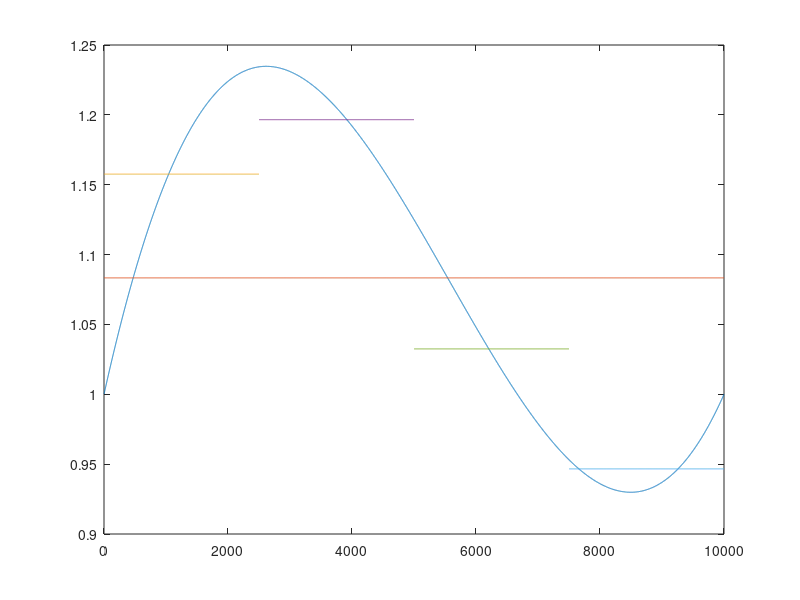

Here is the MATLAB script that generated this plot:
function plotTest
%PLOTTEST Summary of this function goes here
%   Detailed explanation goes here
close all

size = 10000;
i = 1:size;
i = i/size;
curve = 1+2*i+(-5)*i.^2+(3)*i.^3;
curve_sum = ones(1,size)*mean(curve);

plot(curve)
hold on
plot(curve_sum)

sum1 = ones(1,size/4)*mean(curve(1:size/4));
plot(1:size/4,sum1)
sum2 = ones(1,size/4)*mean(curve(size/4+1:size*2/4));
plot(size/4+1:size*2/4,sum2)
sum3 = ones(1,size/4)*mean(curve(size*2/4+1:size*3/4));
plot(size*2/4+1:size*3/4,sum3)
sum4 = ones(1,size/4)*mean(curve(size*3/4+1:size*4/4));
plot(size*3/4+1:size*4/4,sum4)


end
